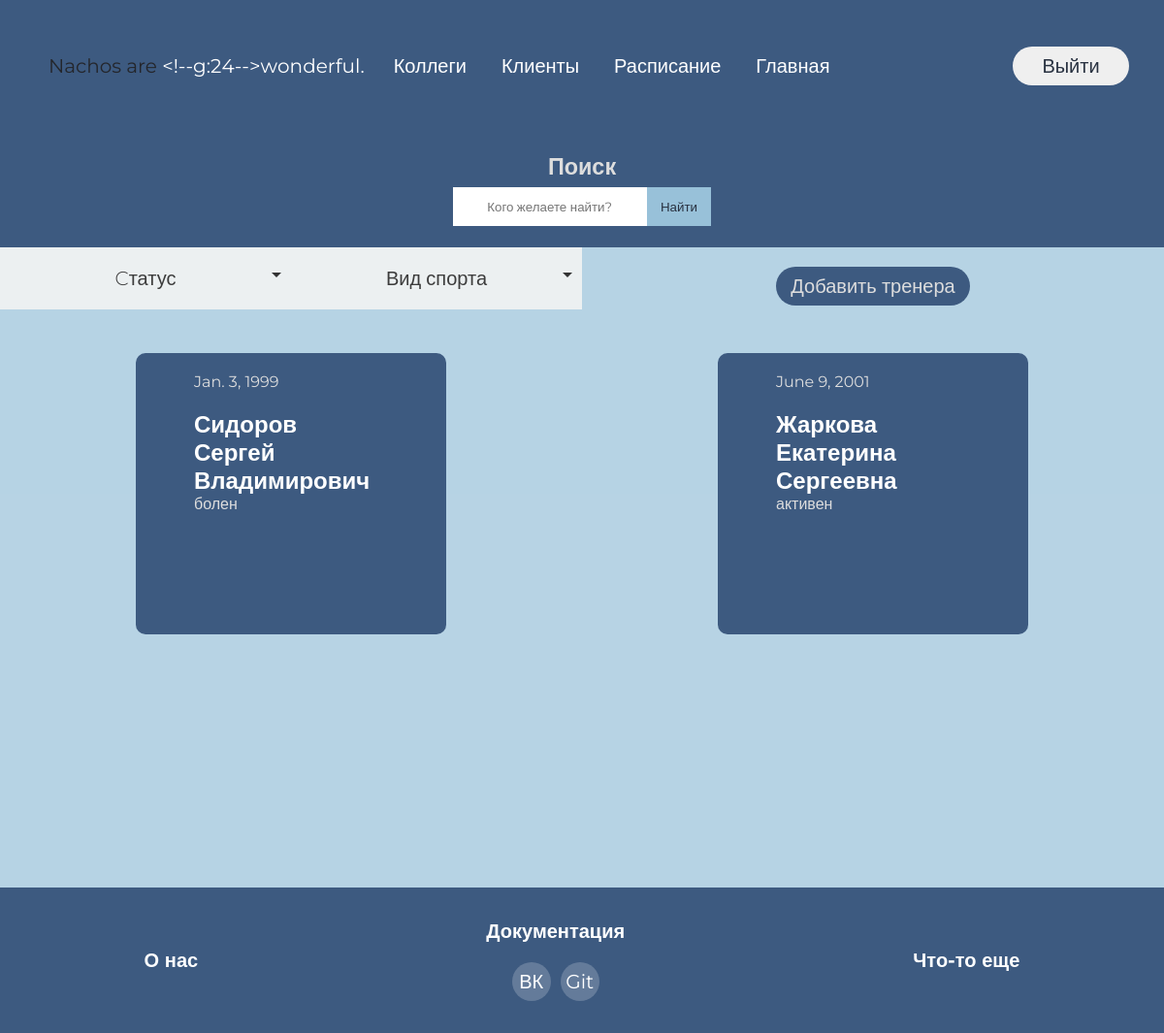
Page /crm/trainers (signed in) on the committed database.
### trainers/models.py (models this page shows, shortened)
class Trainer(models.Model):
    user = models.OneToOneField(User, on_delete=models.CASCADE, primary_key=True)
    otchestv = models.CharField(blank=True, max_length=20)
    birthdate = models.DateField(auto_now=False)
    role = models.ForeignKey(Role, models.CASCADE, blank=True, null=True)
    state = models.ForeignKey(TrainerState, models.CASCADE, blank=True, null=True)

class TrainerState(models.Model):
    name = models.CharField(blank=True, max_length=30)
    def __str__(self):
        return self.name

### trainers/views.py (the view)
# urls.py: path('crm/', include('trainers.urls')),
def trainers(request):
    if request.user.is_authenticated:
        status = TrainerState.objects.all()
        sport = SportType.objects.all()
        director = Trainer.objects.filter(role__name="директор")
        trainers = Trainer.objects.exclude(role__name="директор")
        if request.GET.get('state'):
            trainers = trainers.filter(state__name=request.GET.get('state'))
        if request.GET.get('sport'):
            sp = sport.filter(title=request.GET.get('sport'))
            trainers = sp.filter()
        today = date.today()
        trainers_birth = Trainer.objects.order_by('birthdate')
        upcoming_birthdays = []
        today_birthdays = []
        for trainer in trainers_birth:
            birthdate_this_year = date(today.year, trainer.birthdate.month, trainer.birthdate.day)
            if birthdate_this_year < today:
                birthdate_this_year = date(today.year + 1, trainer.birthdate.month, trainer.birthdate.day)
            time_to_birthday = (birthdate_this_year - today).days
            if time_to_birthday <= 7 & time_to_birthday != 0:
                upcoming_birthdays.append(trainer)
            if time_to_birthday == 0:
                today_birthdays.append(trainer)
        trainers_search = []
        query = request.GET.get('q')
        if query:
            trainers_search = Trainer.objects.filter(
                Q(user__first_name__icontains=query) | Q(user__email__icontains=query))
        context = {'trainers': trainers,
                   'status': status,
                   'sport': sport,
                   'upcoming_birthdays': upcoming_birthdays,
                   'today_birthdays': today_birthdays,
                   'trainers_search': trainers_search,
                   'query': query,
                   'user': request.user,
                   'director': director
                   }
        return render(request, "trainers/trainers.html", context)
    else:
        return HttpResponseRedirect(reverse('login_page'))

### trainers/templates/trainers/trainers.html (shortened to what this page needs)
{% extends 'trainers/base.html' %}
{% block head %}
<link rel="stylesheet" href="../../../static/css/students.css">
<link rel="stylesheet" href="../../../static/css/form.css">
<link rel="stylesheet" href="../../../static/css/edit_modal.css">
<link rel="stylesheet" href="../../../static/css/btns.css">
<link rel="stylesheet" href="../../../static/css/search.css">
<link rel="stylesheet" href="../../../static/css/list.css">
{% endblock %}
{% block content %}
<div id="search_div">
    <h3>Поиск</h3>
    <form method="get">
        <div class="sub">
            <input type="text" placeholder="Кого желаете найти?" name="q">
            <button type="submit">Найти</button>
        </div>
    </form>
</div>
<div id="trainers_content">
    <nav>
        <ul class="dropdown">
            <li class="drop"><a href="{% url 'trainers' %}">Cтатус</a>
            </li>
            <li class="drop"><a href="{% url 'trainers' %}">Вид спорта</a>
            </li>
        </ul>
    </nav>
    <button id="add_trainer" class="change_btn add_button" onclick="modal_trainer()"> Добавить тренера</button>
    {%if trainers %}
    <div class="cards">
        <div class="cards_elements">
            {% for trainer in trainers %}
            <div class="card">
                <div class="front">
                    <p>{{trainer.birthdate}}
                    </p>
                    <h2>
                        {{trainer.user.last_name}} <br> {{trainer.user.first_name}} <br> {{trainer.otchestv}}
                    </h2>
                    <p> {{trainer.state}}
                    </p>
                    <br>
                </div>
                <div class="back">
                    <p>{{trainer.birthdate}}
                    </p>
                    <h2>
                        {{trainer.user.last_name}} <br> {{trainer.user.first_name}} <br> {{trainer.otchestv}}
                    </h2>
                    <p> {% if trainer.team_set.all %}
                    <ul>
                        {% for team in trainer.team_set.all %}
                        <li><a href="#">{{ team.name }} </a></li>
                        {% endfor %}
                    </ul>
                    {% else %}
                    <p>У тренера ещё нет групп.</p>
                    {% endif %}
                    </p>
                </div>
            </div>
            {% endfor %}
        </div>
    </div>
    {% else %}
    <p>Коллег нет :(</p>
    {%endif%}
</div>
{% endblock %}

### static/css/common.css (style rules this page uses)
html { font-size: 20px; }
body { font-size: 1em; }
* { margin: 0; padding: 0; color: white; font-family: 'Montserrat', sans-serif; border: none; }
a { text-decoration: none; cursor: pointer; }
button { border: none; outline: none; background-color: #98C1D9; color: #293241; text-align: center; }
ul { list-style: none; }
.change_btn { height: 2em; border-radius: 1em; background-color: #3D5A80; color: #dddddd; text-align: center; font-size: 1em; margin-right: 3vw; display: inline-block; width: auto; padding-left: 15px; padding-right: 15px; }

### static/css/students.css (style rules this page uses)
.cards { overflow: hidden; width: 100%; min-height: 300px; }
.cards_elements { display: flex; flex-direction: row; justify-content: space-around; align-items: flex-start; flex-wrap: wrap; height: 100%; margin-bottom: 1em; }
.card { flex-basis: calc(33.33% - 10px); max-width: 200px; margin: 45px 70px; width: calc((100% - 1500px) / 2); height: 250px; cursor: pointer; transform: translate(-30%, 0%); border-radius: 30px; z-index: 3; font-size: 0.8em; }
.front, .back { padding: 20px 60px 20px; width: 100%; height: 100%; overflow: hidden; position: absolute; backface-visibility: hidden; -webkit-backface-visibility: hidden; transition: transform 0.9s ease; border-radius: 10px; background-color: #3D5A80; }
.front { transform: perspective(1200px) rotateY(0); }
.back { transform: perspective(1200px) rotateY(180deg); }
.card p { color: #dddddd; margin-bottom: 20px; }

### static/css/btns.css (style rules this page uses)
#trainers_content { min-height: 30em; padding-top: 1em; padding-bottom: 2em; background-color: rgb(152, 193, 217, 0.7); }
.add_button { display: block; margin: 0 auto; }
#add_trainer { margin-top: 20px; }

### static/css/search.css (style rules this page uses)
#search_div { overflow: hidden; display: flex; flex-direction: column; justify-content: center; align-items: center; background-color: #3D5A80; height: 6em; width: 100%; text-align: center; }
#search_div h3 { color: #dddddd; padding-bottom: 0.3em; }
.sub { display: flex; flex-direction: row; justify-content: center; align-items: center; }
.sub input { height: 3em; width: 15em; color: #293241; text-align: center; border: none; }
.sub button { border: none; outline: none; height: 3em; width: 5em; background-color: #98C1D9; color: #293241; }

### static/css/list.css (style rules this page uses)
nav { margin-top: -20px; }
ul { padding: 0px; list-style: none; }
ul.dropdown { position: relative; width: 100%; }
ul.dropdown li { font-weight: bold; float: left; width: 300px; position: relative; background: #ecf0f1; }
ul.dropdown li a { display: block; padding: 20px 8px; color: #3c3c3c; position: relative; z-index: 10; text-align: center; text-decoration: none; font-weight: 300; }
.drop > a { position: relative; }
.drop > a:after { content:""; position: absolute; right: 10px; top: 40%; border-left: 5px solid transparent; border-top: 5px solid #333; border-right: 5px solid transparent; z-index: 999; }

### rows in the picture
Trainer: birthdate "Jan. 3, 1999", user.last_name "Сидоров", user.first_name "Сергей", otchestv "Владимирович", state "болен"
Trainer: birthdate "June 9, 2001", user.last_name "Жаркова", user.first_name "Екатерина", otchestv "Сергеевна", state "активен"
